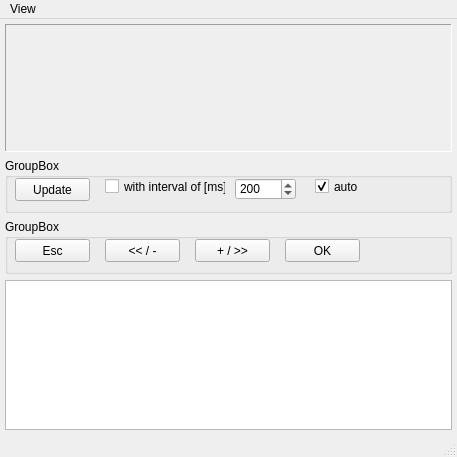
<?xml version="1.0" encoding="UTF-8"?>
<ui version="4.0">
 <class>MainWindow</class>
 <widget class="QMainWindow" name="MainWindow">
  <property name="geometry">
   <rect>
    <x>0</x>
    <y>0</y>
    <width>457</width>
    <height>457</height>
   </rect>
  </property>
  <property name="sizePolicy">
   <sizepolicy hsizetype="Preferred" vsizetype="Preferred">
    <horstretch>0</horstretch>
    <verstretch>0</verstretch>
   </sizepolicy>
  </property>
  <property name="minimumSize">
   <size>
    <width>0</width>
    <height>0</height>
   </size>
  </property>
  <property name="windowTitle">
   <string>MainWindow</string>
  </property>
  <widget class="QWidget" name="centralWidget">
   <property name="sizePolicy">
    <sizepolicy hsizetype="Minimum" vsizetype="Minimum">
     <horstretch>0</horstretch>
     <verstretch>0</verstretch>
    </sizepolicy>
   </property>
   <property name="minimumSize">
    <size>
     <width>0</width>
     <height>0</height>
    </size>
   </property>
   <layout class="QVBoxLayout" name="verticalLayout" stretch="0,0,0,0">
    <property name="sizeConstraint">
     <enum>QLayout::SetMaximumSize</enum>
    </property>
    <property name="margin">
     <number>5</number>
    </property>
    <item>
     <layout class="QHBoxLayout" name="horizontalLayout">
      <property name="spacing">
       <number>20</number>
      </property>
      <property name="sizeConstraint">
       <enum>QLayout::SetMinimumSize</enum>
      </property>
      <item>
       <widget class="PixelDisplay" name="PixelDisplay1">
        <property name="sizePolicy">
         <sizepolicy hsizetype="Minimum" vsizetype="Minimum">
          <horstretch>0</horstretch>
          <verstretch>0</verstretch>
         </sizepolicy>
        </property>
        <property name="minimumSize">
         <size>
          <width>50</width>
          <height>50</height>
         </size>
        </property>
        <property name="frameShape">
         <enum>QFrame::Panel</enum>
        </property>
        <property name="frameShadow">
         <enum>QFrame::Sunken</enum>
        </property>
       </widget>
      </item>
     </layout>
    </item>
    <item>
     <widget class="QGroupBox" name="groupBox">
      <property name="sizePolicy">
       <sizepolicy hsizetype="Expanding" vsizetype="Fixed">
        <horstretch>0</horstretch>
        <verstretch>0</verstretch>
       </sizepolicy>
      </property>
      <property name="minimumSize">
       <size>
        <width>0</width>
        <height>55</height>
       </size>
      </property>
      <property name="title">
       <string>GroupBox</string>
      </property>
      <widget class="QPushButton" name="updateButton">
       <property name="geometry">
        <rect>
         <x>10</x>
         <y>20</y>
         <width>75</width>
         <height>23</height>
        </rect>
       </property>
       <property name="sizePolicy">
        <sizepolicy hsizetype="Fixed" vsizetype="Fixed">
         <horstretch>0</horstretch>
         <verstretch>0</verstretch>
        </sizepolicy>
       </property>
       <property name="text">
        <string>Update</string>
       </property>
      </widget>
      <widget class="QCheckBox" name="updateCheckBox">
       <property name="geometry">
        <rect>
         <x>100</x>
         <y>20</y>
         <width>121</width>
         <height>17</height>
        </rect>
       </property>
       <property name="text">
        <string>with interval of [ms]:</string>
       </property>
      </widget>
      <widget class="QSpinBox" name="updateSpinBox">
       <property name="geometry">
        <rect>
         <x>230</x>
         <y>20</y>
         <width>61</width>
         <height>22</height>
        </rect>
       </property>
       <property name="minimum">
        <number>10</number>
       </property>
       <property name="maximum">
        <number>10000</number>
       </property>
       <property name="singleStep">
        <number>10</number>
       </property>
       <property name="value">
        <number>200</number>
       </property>
      </widget>
      <widget class="QCheckBox" name="checkBox_updMode">
       <property name="geometry">
        <rect>
         <x>310</x>
         <y>20</y>
         <width>70</width>
         <height>17</height>
        </rect>
       </property>
       <property name="text">
        <string>auto</string>
       </property>
       <property name="checked">
        <bool>true</bool>
       </property>
      </widget>
     </widget>
    </item>
    <item>
     <widget class="QGroupBox" name="groupBox_2">
      <property name="sizePolicy">
       <sizepolicy hsizetype="Expanding" vsizetype="Fixed">
        <horstretch>0</horstretch>
        <verstretch>0</verstretch>
       </sizepolicy>
      </property>
      <property name="minimumSize">
       <size>
        <width>400</width>
        <height>55</height>
       </size>
      </property>
      <property name="title">
       <string>GroupBox</string>
      </property>
      <widget class="QPushButton" name="pushButton_esc">
       <property name="geometry">
        <rect>
         <x>10</x>
         <y>20</y>
         <width>75</width>
         <height>23</height>
        </rect>
       </property>
       <property name="sizePolicy">
        <sizepolicy hsizetype="Fixed" vsizetype="Fixed">
         <horstretch>0</horstretch>
         <verstretch>0</verstretch>
        </sizepolicy>
       </property>
       <property name="text">
        <string>Esc</string>
       </property>
       <property name="flat">
        <bool>false</bool>
       </property>
      </widget>
      <widget class="QPushButton" name="pushButton_left">
       <property name="geometry">
        <rect>
         <x>100</x>
         <y>20</y>
         <width>75</width>
         <height>23</height>
        </rect>
       </property>
       <property name="text">
        <string>&lt;&lt; / -</string>
       </property>
      </widget>
      <widget class="QPushButton" name="pushButton_right">
       <property name="geometry">
        <rect>
         <x>190</x>
         <y>20</y>
         <width>75</width>
         <height>23</height>
        </rect>
       </property>
       <property name="text">
        <string>+ / &gt;&gt;</string>
       </property>
      </widget>
      <widget class="QPushButton" name="pushButton_ok">
       <property name="geometry">
        <rect>
         <x>280</x>
         <y>20</y>
         <width>75</width>
         <height>23</height>
        </rect>
       </property>
       <property name="text">
        <string>OK</string>
       </property>
      </widget>
     </widget>
    </item>
    <item>
     <widget class="QTextEdit" name="textEdit">
      <property name="enabled">
       <bool>true</bool>
      </property>
      <property name="sizePolicy">
       <sizepolicy hsizetype="Expanding" vsizetype="Fixed">
        <horstretch>0</horstretch>
        <verstretch>0</verstretch>
       </sizepolicy>
      </property>
      <property name="minimumSize">
       <size>
        <width>100</width>
        <height>100</height>
       </size>
      </property>
      <property name="maximumSize">
       <size>
        <width>16777215</width>
        <height>150</height>
       </size>
      </property>
      <property name="font">
       <font>
        <family>Courier New</family>
        <pointsize>8</pointsize>
       </font>
      </property>
      <property name="focusPolicy">
       <enum>Qt::ClickFocus</enum>
      </property>
     </widget>
    </item>
   </layout>
  </widget>
  <widget class="QMenuBar" name="menuBar">
   <property name="geometry">
    <rect>
     <x>0</x>
     <y>0</y>
     <width>457</width>
     <height>20</height>
    </rect>
   </property>
   <widget class="QMenu" name="menuView">
    <property name="title">
     <string>View</string>
    </property>
    <addaction name="actionX1"/>
    <addaction name="actionX2"/>
    <addaction name="actionX3"/>
    <addaction name="actionX4"/>
    <addaction name="actionX5"/>
   </widget>
   <addaction name="menuView"/>
  </widget>
  <widget class="QStatusBar" name="statusBar"/>
  <action name="actionX1">
   <property name="text">
    <string>x1</string>
   </property>
  </action>
  <action name="actionX2">
   <property name="text">
    <string>x2</string>
   </property>
   <property name="autoRepeat">
    <bool>true</bool>
   </property>
  </action>
  <action name="actionX3">
   <property name="text">
    <string>x3</string>
   </property>
  </action>
  <action name="actionX4">
   <property name="text">
    <string>x4</string>
   </property>
  </action>
  <action name="actionX5">
   <property name="checkable">
    <bool>false</bool>
   </property>
   <property name="text">
    <string>x5</string>
   </property>
  </action>
 </widget>
 <layoutdefault spacing="6" margin="11"/>
 <customwidgets>
  <customwidget>
   <class>PixelDisplay</class>
   <extends>QFrame</extends>
   <header>pixeldisplay.h</header>
   <container>1</container>
  </customwidget>
 </customwidgets>
 <resources/>
 <connections/>
</ui>
